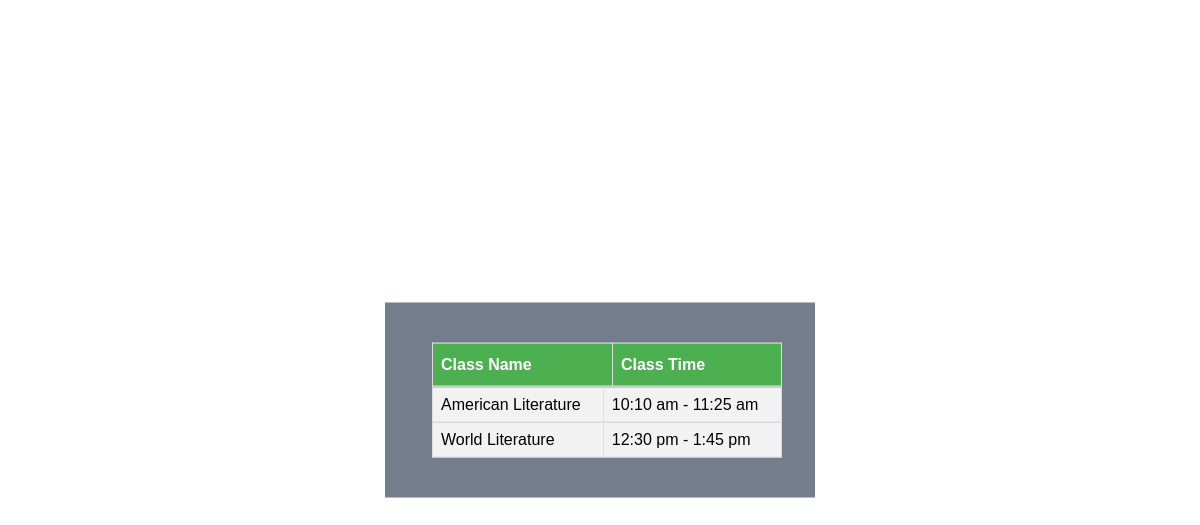
The page /teacherSchedule.php (signed in) on the database its author committed.
### tables this page shows
CREATE TABLE course (
  course_id		VARCHAR(10)			PRIMARY KEY,
  teacher_id	VARCHAR(10)			NOT NULL,
  course_name	VARCHAR(50)		NOT NULL,
  course_schedule	VARCHAR(250)	DEFAULT NULL
);

### teacherSchedule.php (the view, shortened to what this page needs)
<!DOCTYPE html>
<html lang="en" dir="ltr">
  <head>
    <link rel="stylesheet" href="style-teacherSchedule.css">
  </head>
  <body>
  <div class="box">
      <table class = "teacherSchedule">
        <tr>
          <th> Class Name </th>
          <th> Class Time </th>
        </tr>
      </table>
    <?php
    @ $db = new mysqli('localhost', 'root', '12345', 'k_12_school');
	$teacher_id = $_SESSION["teacher_id"];
	if (!get_magic_quotes_gpc()){
		$teacher_id = addslashes($teacher_id);
	  }
    $query = "SELECT course_name, course_schedule
              FROM course
              WHERE teacher_id = " .$teacher_id;
    $result = $db->query($query);
    $num_results = $result->num_rows;
    if ($num_results > 0) {
	  echo "<table class = 'teacherSchedule'>";
	  while ($row = $result-> fetch_assoc() ) {
        echo "<tr><td>". $row["course_name"]. "</td><td>". $row["course_schedule"]. "</td></tr>";
        }
      echo "</table>";
    }
     else {
      echo "0 results";
    }
    ?>
  </div>
  </body>
</html>

### style-teacherSchedule.css (style rules this page uses)
body { font-family: sans-serif; background-image: url(https://images.unsplash.com/photo-1510531704581-5b2870972060?ixlib=rb-1.2.1&ixid=eyJhcHBfaWQiOjEyMDd9&auto=format&fit=crop&w=1952&q=80); background-size: 100%; }
.teacherSchedule { position: relative; left: 2%; font-family: sans-serif; border-collapse: collapse; width: 100%; }
.teacherSchedule td, .teacherSchedule th { border: 1px solid #ddd; padding: 8px; }
.teacherSchedule tr { background-color: #f2f2f2; text-align:left; padding-top: 12px; padding-bottom: 12px; }
.teacherSchedule th { padding-top: 12px; padding-bottom: 12px; text-align: left; background-color: #4CAF50; color: white; }
.box { width: 350px; padding: 40px; position: absolute; top: 50%; left: 50%; transform: translate(-50%,-50%); background: #747d8c; text-align: center; }

### rows shown on the page
course: course_name "American Literature", course_schedule "10:10 am - 11:25 am"
course: course_name "World Literature", course_schedule "12:30 pm - 1:45 pm"
